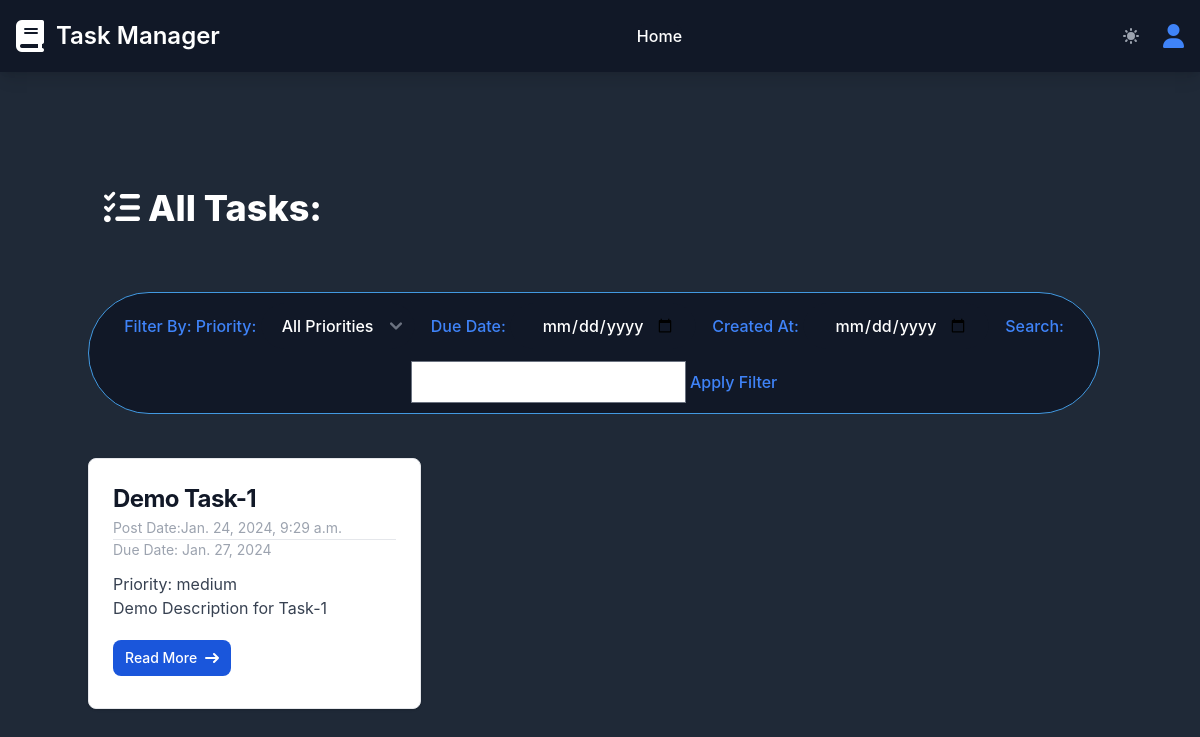
The app's page /, older data.
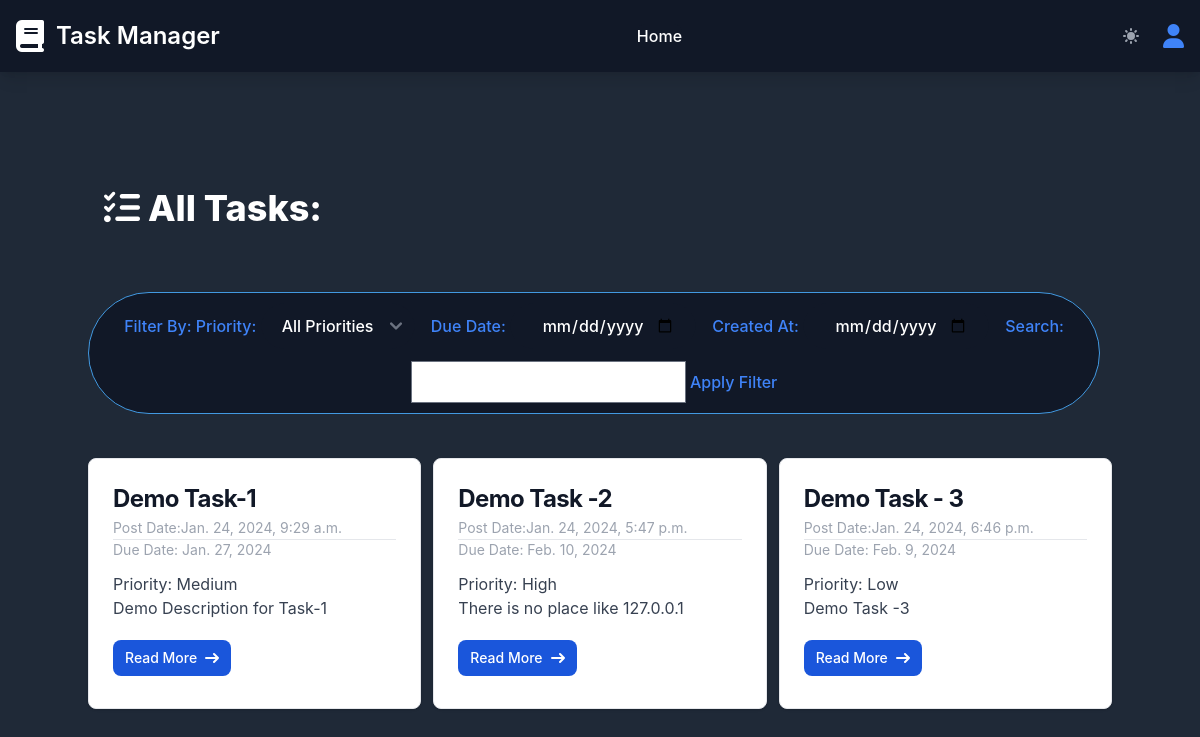
The same page, newer data.
### task/models.py (models this page shows, shortened)
class Task(TimeStamp):
    title = models.CharField(max_length=255)
    slug = models.SlugField(unique=True)
    description = models.TextField()
    priority = models.CharField(max_length=10, choices=PRIORITY_CHOICES)
    due_date = models.DateField(null=True, blank=True)
    is_completed = models.BooleanField(default=False)
    completed_by = models.ForeignKey(User, related_name='task',default=None,null=True, on_delete=models.SET_NULL)

### core/views.py (the view)
# urls.py: path('', HomeView.as_view(), name='homepage'),
class HomeView(TemplateView):
    template_name = 'core/home.html'
    def get_context_data(self, **kwargs):
        context = super().get_context_data(**kwargs)
        priority_filter = self.request.GET.get('priority', None)
        due_date_filter = self.request.GET.get('due_date', None)
        created_at_filter = self.request.GET.get('created_at', None)
        search_query = self.request.GET.get('search', None)
        queryset = Task.objects.all()
        if priority_filter:
            context['data'] = Task.objects.filter(priority=priority_filter)
        if due_date_filter:
            queryset = queryset.filter(due_date=due_date_filter)
        if created_at_filter:
            queryset = queryset.filter(created_at__date=created_at_filter)
        if search_query:
            queryset = queryset.filter(title__icontains=search_query)
        context['data'] = queryset
        return context

### core/templates/core/home.html (shortened to what this page needs)
{% extends "core/base.html" %} {% block title %}Home{% endblock title %}
{%block content %}
        <div class="md:container md:mx-auto mt-5">
        <div class="p-4 mb-4 text-black dark:text-white rounded-lg text-4xl font-extrabold bg-slate-700">
                <i class="fas fa-tasks"></i>
                All Tasks:
            </div>
            <caption class="p-5 text-lg font-semibold text-left rtl:text-right text-white bg-gray-800">
                <div class="flex items-center justify-center py-4 md:py-8 flex-wrap">
                    <form action="" method="get" class="border  focus:outline-none rounded-full text-base font-medium px-5 py-2.5 text-center me-3 mb-3 border-blue-500 text-blue-500  bg-gray-900 ">
                        Filter By:
                        <label for="priority">Priority:</label>
                        <select id="priority" name="priority" class="text-gray-900 border border-white hover:border-gray-200 dark:border-gray-900 dark:bg-gray-900 dark:hover:border-gray-700 bg-white focus:ring-4 focus:outline-none focus:ring-gray-300 rounded-full text-base font-medium px-5 py-2.5 text-center me-3 mb-3 dark:text-white dark:focus:ring-gray-800">
                        <option type="submit" value="">All Priorities</option>
                        </select>
                        <label for="due_date">Due Date:</label>
                        <input class="text-gray-900 border border-white hover:border-gray-200 dark:border-gray-900 dark:bg-gray-900 dark:hover:border-gray-700 bg-white focus:ring-4 focus:outline-none focus:ring-gray-300 rounded-full text-base font-medium px-5 py-2.5 text-center me-3 mb-3 dark:text-white dark:focus:ring-gray-800" type="date" id="due_date" name="due_date">
                        <label for="created_at">Created At:</label>
                        <input class="text-gray-900 border border-white hover:border-gray-200 dark:border-gray-900 dark:bg-gray-900 dark:hover:border-gray-700 bg-white focus:ring-4 focus:outline-none focus:ring-gray-300 rounded-full text-base font-medium px-5 py-2.5 text-center me-3 mb-3 dark:text-white dark:focus:ring-gray-800" type="date" name="created_at" id="created_at">
                        <label for="search">Search:</label>
                        <input type="text" name="search" id="search" value="{{ request.GET.search }}">
                        <button type="submit">Apply Filter</button>
                    </form>
                </div>
            </caption>
        <div class="grid grid-cols-2 md:grid-cols-3 gap-3">
            {% for task in data %}
            <div>
                <div class="max-w-sm p-6 bg-white border border-gray-200 rounded-lg shadow">
                    <h5 class="text-2xl font-bold tracking-tight text-gray-900">{{task.title}}</h5>
                    <span class="text-sm text-gray-500 dark:text-gray-400">Post Date:{{task.created_at}}</span>
                    <hr>
                    <p class="mb-3 text-sm text-gray-500 dark:text-gray-400">Due Date: {{task.due_date}}</p>
                    <p class="font-normal text-gray-700">Priority: {{task.priority}}</p>
                    <p class="mb-3 font-normal text-gray-700">{{task.description | truncatewords:20}}</p>
                    <a href="{% url "detail_task" task.slug %}" class="inline-flex items-center px-3 my-2 py-2 text-sm font-medium text-center text-white bg-blue-700 rounded-lg hover:bg-blue-800 focus:ring-4 focus:outline-none focus:ring-blue-300">
                        Read More
                        <svg class="rtl:rotate-180 w-3.5 h-3.5 ms-2" aria-hidden="true" xmlns="http://www.w3.org/2000/svg" fill="none" viewBox="0 0 14 10">
                            <path stroke="currentColor" stroke-linecap="round" stroke-linejoin="round" stroke-width="2" d="M1 5h12m0 0L9 1m4 4L9 9"/>
                        </svg>
                    </a>
                </div>
            </div>
            {% endfor %}
        </div>
    </div>
{% endblock content %}

### core/templates/core/base.html (shortened to what this page needs)
{% load static %}
<!DOCTYPE html>
<html lang="en">
<head>
    <link href="https://unpkg.com/tailwindcss@^1.0/dist/tailwind.min.css" rel="stylesheet">
    <link href="https://cdnjs.cloudflare.com/ajax/libs/flowbite/2.2.1/flowbite.min.css" rel="stylesheet" />
    <link rel="stylesheet" href="https://cdnjs.cloudflare.com/ajax/libs/font-awesome/6.5.1/css/all.min.css"
 />
</head>
<body class="bg-white dark:bg-gray-800 poppins">
    <nav class="bg-white border-gray-200 dark:bg-gray-900 shadow-lg">
        <div class="max-w-screen-xl flex flex-wrap items-center justify-between mx-auto p-4">
            <a href="{% url "homepage" %}" class="flex items-center space-x-3 rtl:space-x-reverse">
                <i class="fa-solid fa-book fa-2xl text-gray-900 dark:text-white"></i>
                <span
                    class="self-center text-gray-900 text-2xl font-semibold whitespace-nowrap dark:text-white">Task Manager</span>
            </a>
            <div class="flex items-center md:order-2 space-x-3 md:space-x-0 rtl:space-x-reverse">
                <button id="theme-toggle" type="button"
                    class="mx-3 text-gray-500 dark:text-gray-400 hover:bg-gray-100 dark:hover:bg-gray-700 focus:outline-none focus:ring-4 focus:ring-gray-200 dark:focus:ring-gray-700 rounded-lg text-sm p-2.5">
                </button>
                <button type="button"
                    class="flex text-2xl rounded-full md:me-0 focus:ring-4 focus:ring-gray-300 dark:focus:ring-gray-600"
                    id="user-menu-button" aria-expanded="false" data-dropdown-toggle="user-dropdown"
                    data-dropdown-placement="bottom">
                    <i class="fa-solid fa-user text-blue-500"></i>
                </button>
            </div>
            <div class="items-center justify-between hidden w-full md:flex md:w-auto md:order-1" id="navbar-user">
                <ul
                    class="flex flex-col font-medium p-4 md:p-0 mt-4 border border-gray-100 rounded-lg bg-gray-50 md:space-x-8 rtl:space-x-reverse md:flex-row md:mt-0 md:border-0 md:bg-white dark:bg-gray-800 md:dark:bg-gray-900 dark:border-gray-700">
                    <li>
                        <a href="{% url "homepage" %}"
                            class="block py-2 px-3 text-gray-900 rounded hover:bg-gray-100 md:hover:bg-transparent md:hover:text-blue-700 md:p-0 dark:text-white md:dark:hover:text-blue-500 dark:hover:bg-gray-700 dark:hover:text-white md:dark:hover:bg-transparent dark:border-gray-700">Home</a>
                    </li>
                </ul>
            </div>
        </div>
    </nav>
     <main class="mt-10 p-10">
        {% block content %}{% endblock content %}
    </main>
  </body>
</html>

Row changes from the older to the newer data that the page shows:
changed Task "Demo Task-1": priority "medium" → "Medium"
added Task: title "Demo Task -2", created_at "Jan. 24, 2024, 5:47 p.m.", due_date "Feb. 10, 2024", priority "High", description "There is no place like 127.0.0.1"
added Task: title "Demo Task - 3", created_at "Jan. 24, 2024, 6:46 p.m.", due_date "Feb. 9, 2024", priority "Low", description "Demo Task -3"
